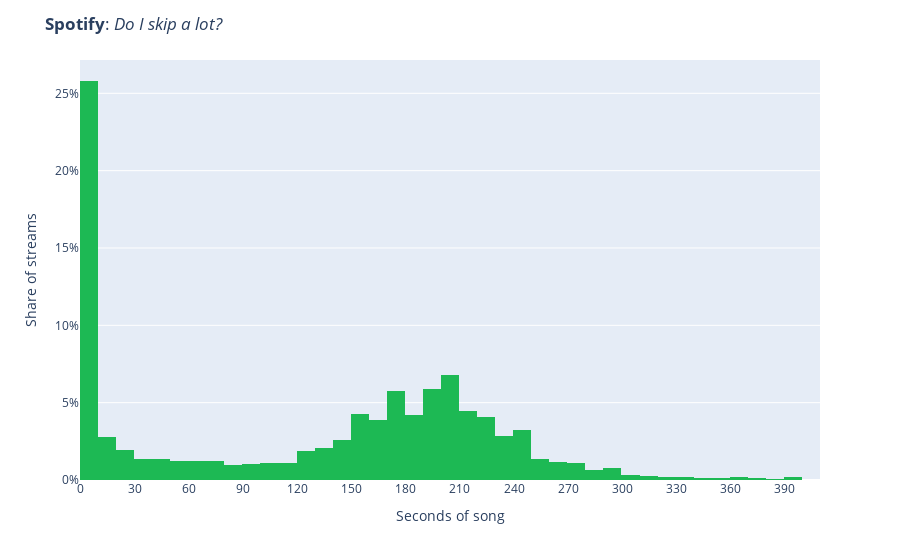

The notebook cell saved with this chart:
### Code cell
fig = px.histogram(df_skip, x='sec_disc', y='trackName', histfunc='sum', histnorm='percent', nbins=50, 
                   color_discrete_sequence=spotify_colors)
fig.update_yaxes(ticksuffix='%')
fig.update_xaxes(dtick=30)
fig.update_layout(
    title='<b>Spotify</b>: <i>Do I skip songs a lot?</i>',
    yaxis_title='Share of streams',
    xaxis_title='Seconds of song'
)

### Figure 1 — Plotly figure (JSON) as saved in the notebook; plotly's stock layout.template omitted (floating-point values rounded to 4 significant figures; data arrays with more than 128 entries replaced by an {"elided": "..."} marker saying what was removed)
{"data": [{"alignmentgroup": "True", "bingroup": "x", "histfunc": "sum", "histnorm": "percent", "hovertemplate": "sec_disc=%{x}<br>percent of sum of trackName=%{y}<extra></extra>", "legendgroup": "", "marker": {"color": "#1DB954", "pattern": {"shape": ""}}, "name": "", "nbinsx": 50, "offsetgroup": "", "orientation": "v", "showlegend": false, "type": "histogram", "x": {"elided": "398 int values"}, "xaxis": "x", "y": {"elided": "398 int values"}, "yaxis": "y"}], "layout": {"barmode": "relative", "legend": {"tracegroupgap": 0}, "margin": {"t": 60}, "title": {"text": "<b>Spotify</b>: <i>Do I skip a lot?</i>"}, "xaxis": {"anchor": "y", "domain": [0, 1], "dtick": 30, "title": {"text": "Seconds of song"}}, "yaxis": {"anchor": "x", "domain": [0, 1], "ticksuffix": "%", "title": {"text": "Share of streams"}}}}
